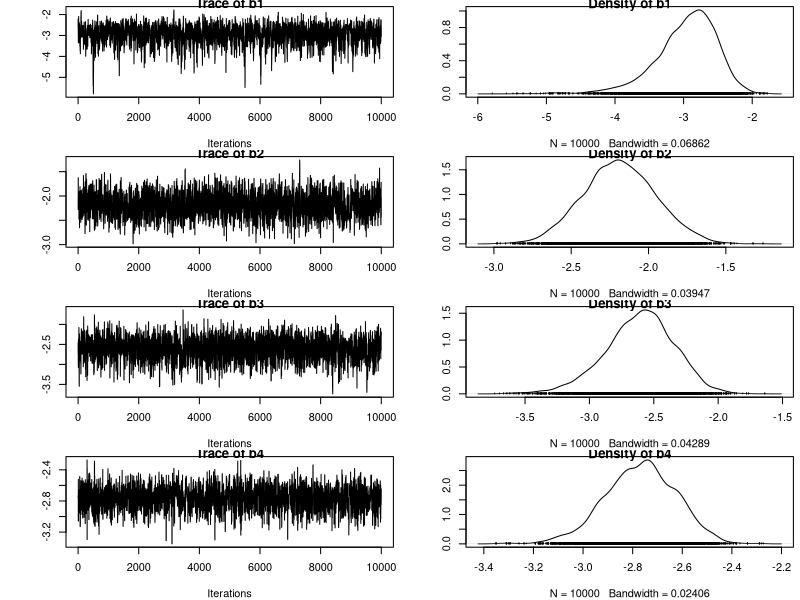
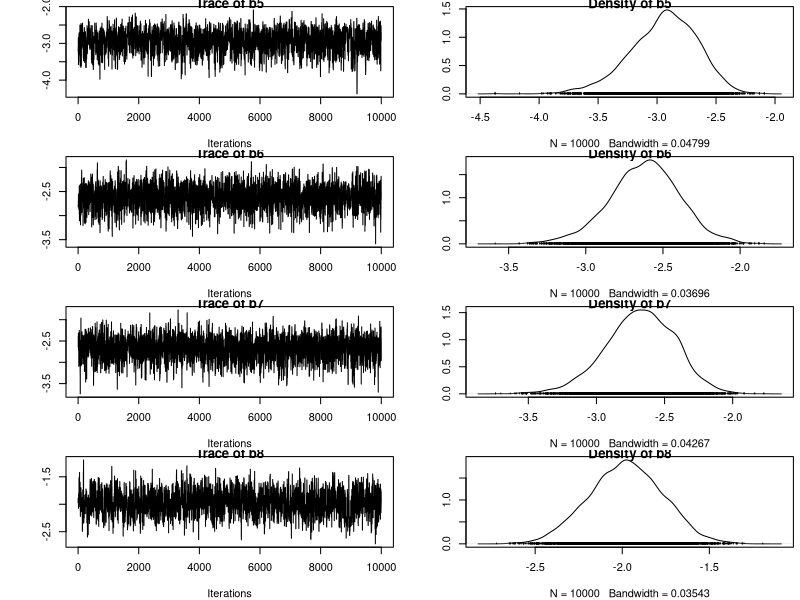
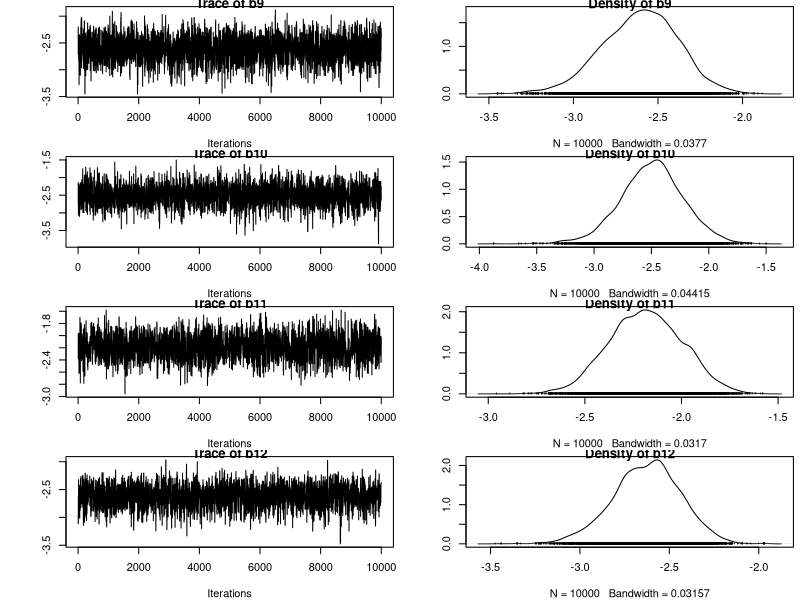
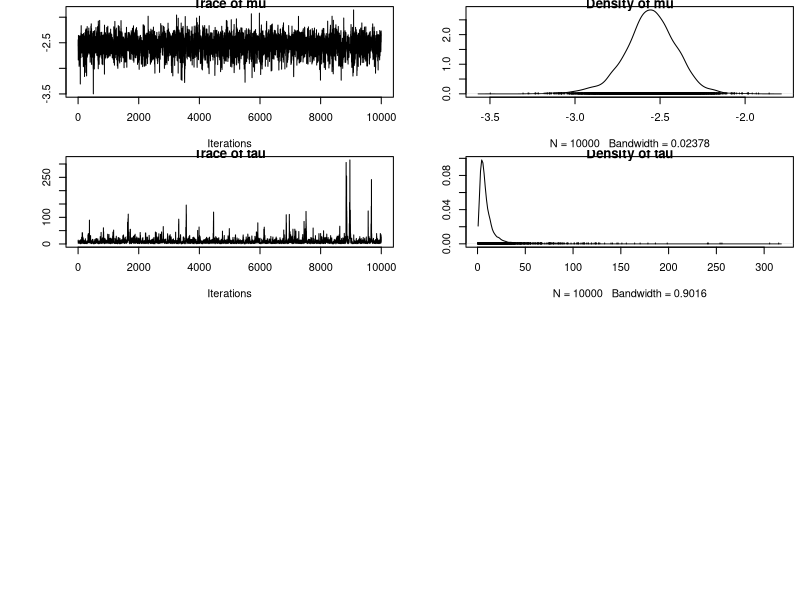
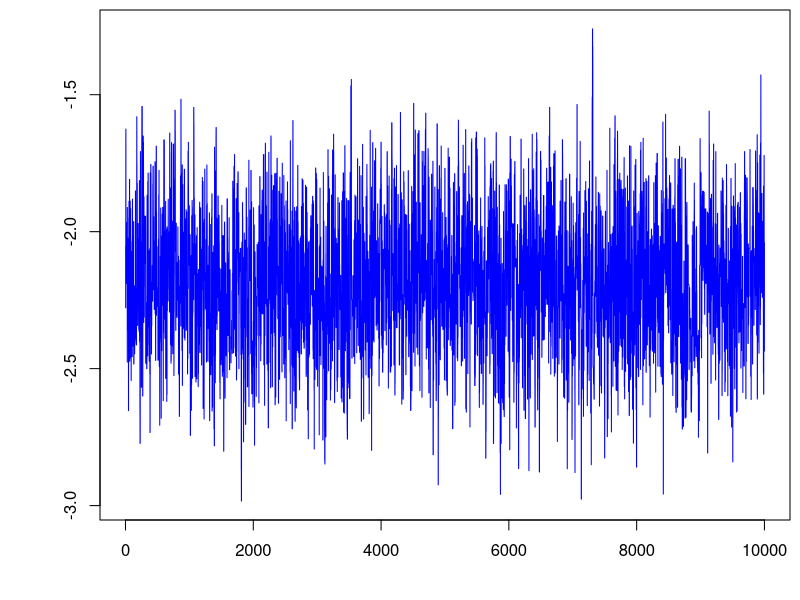
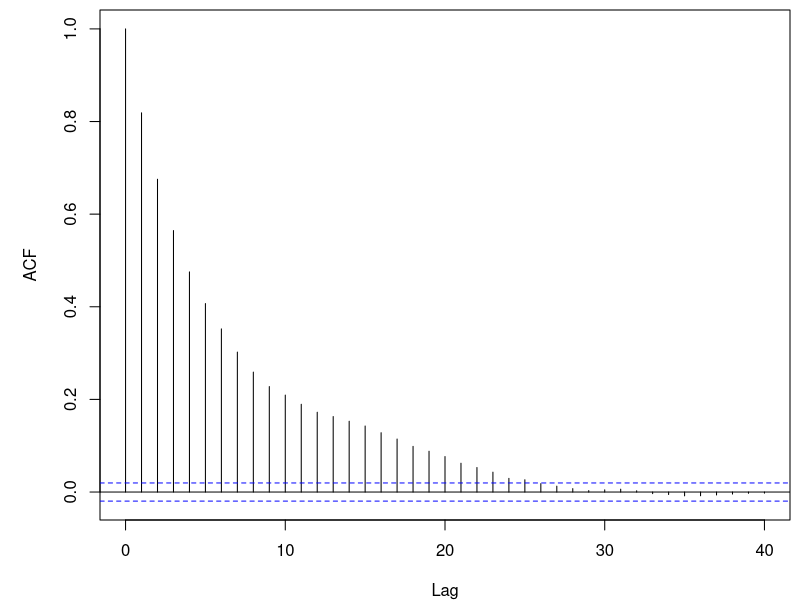
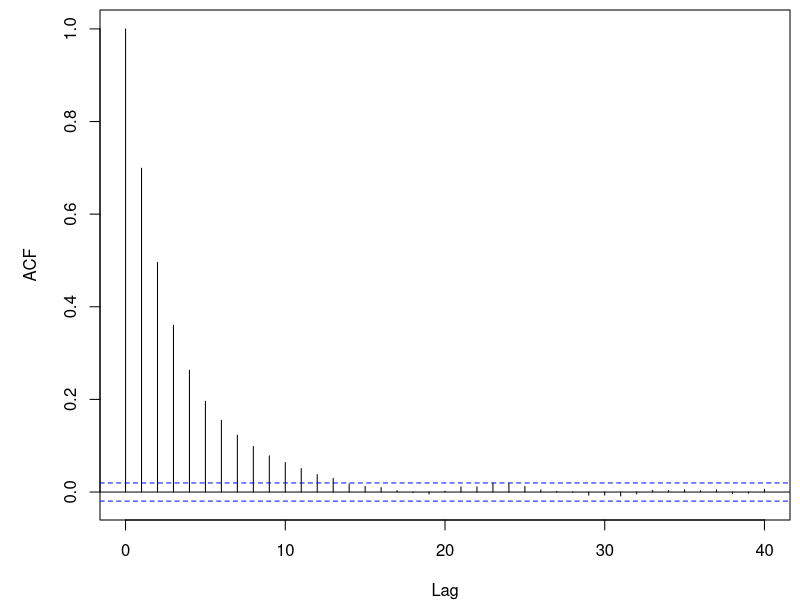
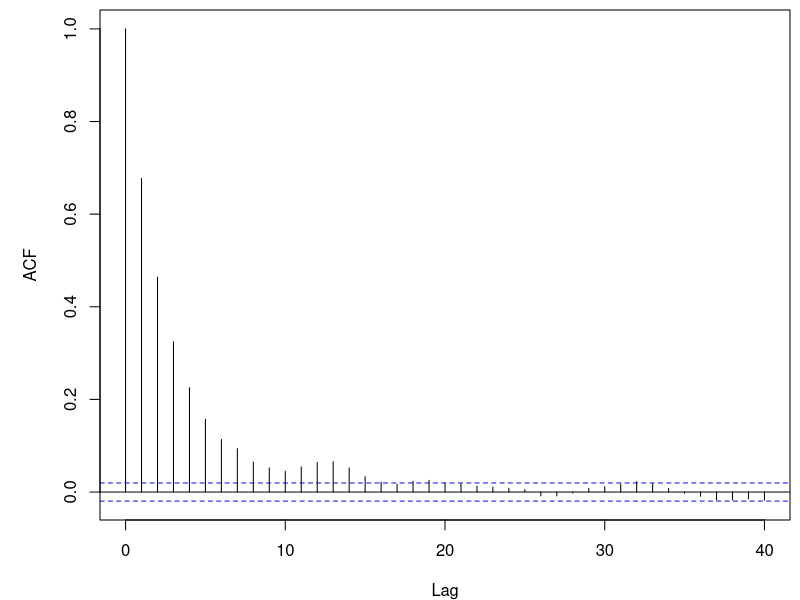

These figures' R source, in order:
## ---- chunk 1
library(coda) #pour fonction mcmc
## ---- chunk 2
#nombres d'opération
n_ops = c(47, 148, 119, 810, 211, 196, 148, 215, 207, 97, 256, 360)
#nombre de morts par hopital
n_death = c(0, 18, 8, 46, 8, 13, 9, 31, 14, 8, 29, 24)
#nombre d'hopitaux
N_hospitals = 12 
## ---- chunk 3
logf_bi = function(bi, ni, ri, tau, mu) {
  sum1 = -ni*log(1+exp(bi))
  sum2 = -(tau/2)*(bi - (mu+ri/tau))^2
  return(sum1+sum2)
}
## ---- chunk 4
rank_proba = function(b, mu, tau){
  
  #proba de défaillance
  prob_failure = pnorm(b, mu, sqrt(1/tau))
  
  #rang de défaillance
  ranks = rank(prob_failure)
  
  return(ranks)
}
## ---- chunk 5
#alpha et beta : param de la loi gamma de tau
#sigma_mu : param de la loi normale de mu
#prop_sd : ecart-type pour la perturbation dans la proposition
gibbs2 = function(nchain, n_ops, n_death, N_hospitals, alpha, beta, sigma_mu, prop_sd){

  #b1,...,b12 ; mu ; tau 
  chain = matrix(NA, nchain + 1, N_hospitals+2) 
  colnames(chain) = c(paste0("b",1:12), "mu", "tau")
  
  #rang de défaillance
  failure_rank = matrix(0, nchain + 1, N_hospitals)

  #initialisation
  chain[1,] = c(rep(0.1,12), 0, 1)
  
  for (i in 1:nchain){
    b = chain[i,1:12]
    mu = chain[i,"mu"]
    tau = chain[i,"tau"]
    
    #mise à jour de tau
    alpha_cond = alpha + N_hospitals/2
    beta_cond = beta + sum((b-mu)^2)/2
    tau = rgamma(1, shape=alpha_cond, rate=beta_cond)
    
    #mise à jour de mu
    mean_cond = (sigma_mu*sum(b))/(1/tau + sigma_mu*N_hospitals)
    var_cond = (sigma_mu*(1/tau))/(1/tau + sigma_mu*N_hospitals)
    mu = rnorm(1, mean=mean_cond, sd=sqrt(var_cond))
    
    #mise à jour des bi : Metropolis-Hastings 
    for (j in 1:N_hospitals){
      
      #proposition
      prop = rnorm(1, mean=chain[i,j], sd=prop_sd[j]) 
      
      #calcul de la probabilité d'acceptation (noyau symétrique)
      top = logf_bi(prop, n_ops[j], n_death[j], tau, mu)
      bottom = logf_bi(chain[i,j], n_ops[j], n_death[j], tau, mu)
      acc_prob = exp(top - bottom)
      
      if (runif(1) < acc_prob) {
            b[j] = prop
      }
    }
    
    #calcul des rangs de défaillance
    ranks = rank_proba(b, mu, tau)
    
    #mettre à jour la chaine
    chain[i+1,] = c(b, mu, tau)
    
    failure_rank[i+1,] = ranks
  }
  return(list(chain = chain, failure_rank = failure_rank))
}
## ---- chunk 6
nchain= 11000 
alpha = 0.001
beta = 0.001
sigma_mu = 10^12
prop_sd = rep(0.5,12)

res_gibbs = gibbs2(nchain, n_ops, n_death, N_hospitals, alpha, beta, sigma_mu, prop_sd)

chain = res_gibbs$chain
## ---- chunk 7
#burn in period
chain = chain[1001:11000,]

par(mar = c(4, 5, 0.5, 0.5))
plot(mcmc(chain))
## ---- chunk 8
plot(chain[,"b2"], type='l', xlab="", ylab="", col="blue")
## ---- chunk 9
for (i in 1:12) {
  acf(chain[,paste0("b",i)], main=paste0("b[",i,"]"))
}

## ---- chunk 10
b = chain[,1:12]
p = exp(b)/(1+exp(b))

mu = chain[,"mu"]
pop.mean = exp(mu)/(1+exp(mu))

tau = chain[,"tau"]
sigma = 1/sqrt(tau)

params = cbind(mu, p, pop.mean, sigma)

res = data.frame(
  mean = round(apply(params, 2, mean), 4),
  sd = round(apply(params, 2, sd), 4),
  q2.5 = apply(params, 2, function(x) quantile(x,probs=0.025)),
  q97.5 = apply(params, 2, function(x) quantile(x,probs=0.975))
)
rownames(res) = c("mu", paste("p[", 1:12,"]", sep=""), "pop.mean", "sigma")
print(res, max=NULL)
## ---- chunk 11
failure = res_gibbs$failure_rank

#burn in period
failure = failure[1001:11000,]
## ---- chunk 12
for (i in 1:12) {
  hist(failure[,i],  breaks = seq(0.5, 12.5, by = 1), freq=FALSE,
       main = paste0("p[", i, "]"), xlab = "rang", ylab="",
       col="red", border="white")
}
